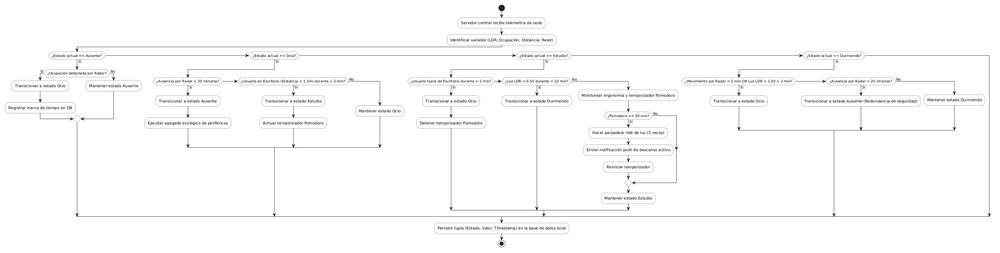
#> input picture Img/Diagramas/diagrama_flujo_fsm.png, 1000 x 253 px, shrunk from 3147 x 795 before the run, found by its file name
$ python split_fsm_flowchart.py
#> lines starting #> are read from the running program, lines starting #| are printed output that depends on the picture
import os
from PIL import Image
import numpy as np

image_path = "c:/Users/jacob/Downloads/TFG/Documento final/Img/Diagramas/diagrama_flujo_fsm.png"
output_dir = "c:/Users/jacob/Downloads/TFG/Documento final/Img/Diagramas"

if not os.path.exists(image_path):
    print(f"Error: {image_path} no existe")
    exit(1)

with Image.open(image_path) as img:
#> img is the input picture: PIL image 1000x253 RGB; mean R, G, B 250.7, 250.7, 250.7
    width, height = img.size
#> width = 1000; height = 253
    gray = img.convert("L")
    arr = np.array(gray)

    # Identificar píxeles oscuros (umbral 240)
    binary = (arr > 240).astype(int)
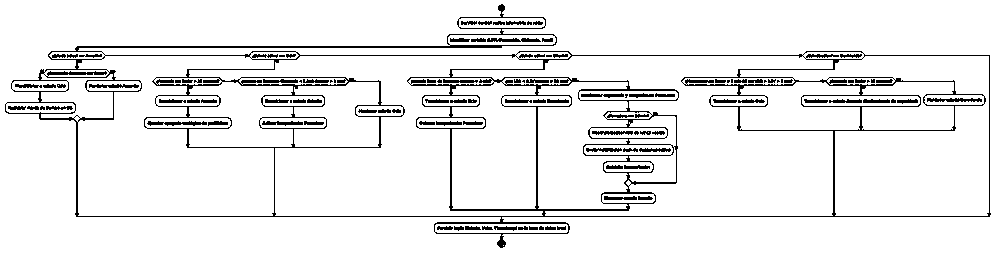
#> binary: shape (253, 1000) int64; values 0 (black) and 1 (white), 92.4% white; black in thin lines or dots
    dark_pixels = np.sum(1 - binary, axis=0)
#> dark_pixels = 1000 values, max 162 at index 989, min 0 at index 0, mean 19.27

    # Buscar en la zona del 45% al 55%
    start_x = int(width * 0.45)
#> start_x = 450
    end_x = int(width * 0.55)
#> end_x = 550

    search_range = dark_pixels[start_x:end_x]
#> search_range = 100 values, max 148 at index 86, min 23 at index 42, mean 39.8
    min_val = np.min(search_range)
#> min_val = 23
    # Encontrar todas las columnas que tienen el valor mínimo
    min_indices = np.where(search_range == min_val)[0]
#> min_indices = [42]
    # Tomar la del medio de los mínimos
    best_idx = min_indices[len(min_indices) // 2]
#> best_idx = 42
    split_x = start_x + best_idx
#> split_x = 492

    print(f"Búsqueda entre X={start_x} y X={end_x}")
#| Búsqueda entre X=450 y X=550
    print(f"Columna de corte seleccionada en X={split_x} con {dark_pixels[split_x]} píxeles oscuros (mínimo en el rango: {min_val})")
#| Columna de corte seleccionada en X=492 con 23 píxeles oscuros (mínimo en el rango: 23)

    # Guardar las partes
    part1 = img.crop((0, 0, split_x, height))
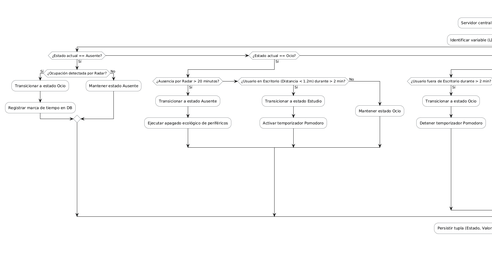
#> part1: PIL image 492x253 RGB; mean R, G, B 250.8, 250.8, 250.8
    part2 = img.crop((split_x, 0, width, height))
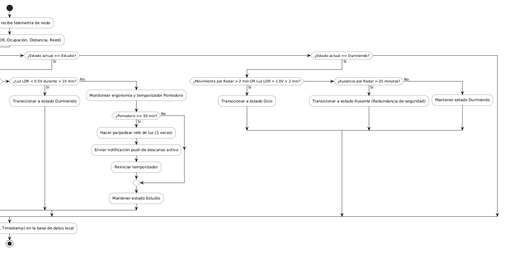
#> part2: PIL image 508x253 RGB; mean R, G, B 250.5, 250.6, 250.6

    part1_path = os.path.join(output_dir, "diagrama_flujo_fsm_parte1.png")
    part2_path = os.path.join(output_dir, "diagrama_flujo_fsm_parte2.png")

    part1.save(part1_path)
    part2.save(part2_path)

    print(f"Guardada parte 1 en: {part1_path} (dimensiones: {part1.size})")
#| Guardada parte 1 en: c:/Users/jacob/Downloads/TFG/Documento final/Img/Diagramas/diagrama_flujo_fsm_parte1.png (dimensiones: (492, 253))
    print(f"Guardada parte 2 en: {part2_path} (dimensiones: {part2.size})")
#| Guardada parte 2 en: c:/Users/jacob/Downloads/TFG/Documento final/Img/Diagramas/diagrama_flujo_fsm_parte2.png (dimensiones: (508, 253))
